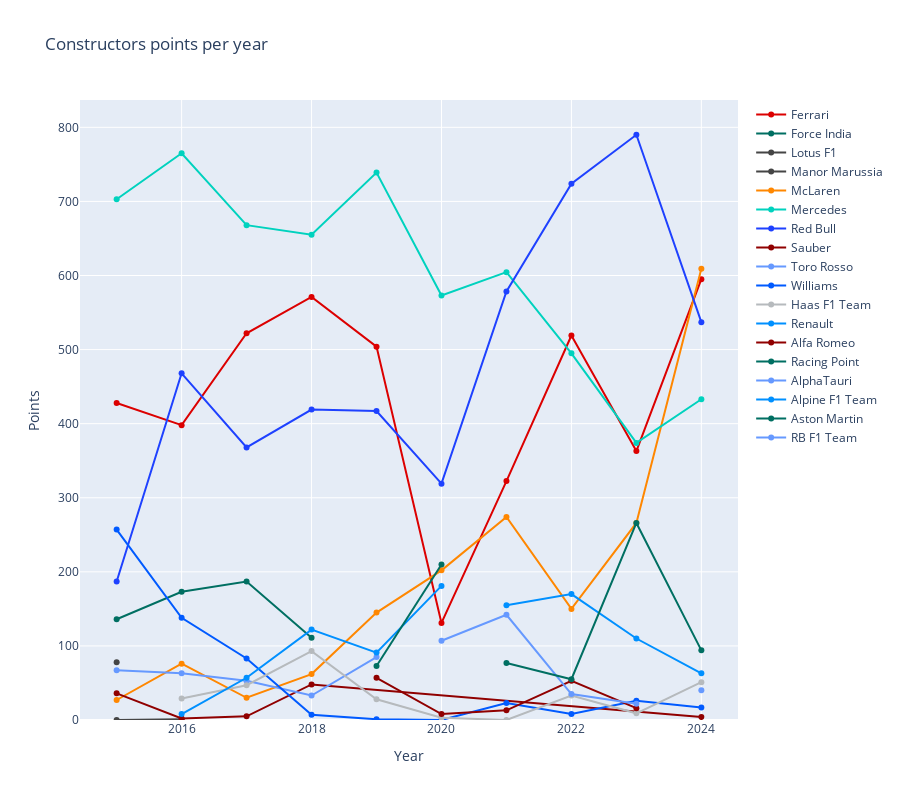

Write notebook code for a chart like this one.
### Markdown cell above
## GRAPHS

### Code cell
traces = []
unico = df_points_per_year['name_y'].unique()

cores = {
    'Mercedes': '#00D2BE',     
    'Red Bull': '#1E41FF',     
    'Ferrari': '#DC0000',      
    'McLaren': '#FF8700',      
    'Alpine F1 Team': '#0090FF', 'Renault': '#0090FF', 
    'Williams': '#005AFF',     
    'Aston Martin': '#006F62', 'Racing Point': '#006F62', 'Force India': '#006F62',
    'AlphaTauri': '#6699FF',  'RB F1 Team': '#6699FF', 'Toro Rosso': '#6699FF',
    'Haas F1 Team': '#B6BABD',        
    'Sauber': '#900000', 'Alfa Romeo': '#900000', 
    'Lotus F1': '#454545',   
    'Manor Marussia': '#454545',  
}

for team in unico:
    i = df_points_per_year[df_points_per_year['name_y'] == team]
    trace = go.Scatter(
                x = i['year'],
                y = i['points'],
                name = team,
              
                line = dict(color = cores.get(team, 'gray')),
                
    )
    traces.append(trace)


layout = dict(title = 'Constructors points per year',
             xaxis= dict(title= 'Year',ticklen= 5)
           )

fig = go.Figure(data = traces, layout=layout)
fig.update_layout(
    height=800, 
    title='Constructors points per year',
    xaxis=dict(title='Year', ticklen=5),
    yaxis=dict(title='Points')
)

fig.update_yaxes(rangemode="tozero")
fig.show()
fig.write_image("constructos.png")

### Figure 1 — Plotly figure (JSON) as saved in the notebook; plotly's stock layout.template omitted (floating-point values rounded to 4 significant figures)
{"data": [{"line": {"color": "#DC0000"}, "name": "Ferrari", "type": "scatter", "x": [2015, 2016, 2017, 2018, 2019, 2020, 2021, 2022, 2023, 2024], "y": [428.0, 398.0, 522.0, 571.0, 504.0, 131.0, 322.5, 519.0, 363.0, 595.0]}, {"line": {"color": "#006F62"}, "name": "Force India", "type": "scatter", "x": [2015, 2016, 2017, 2018], "y": [136.0, 173.0, 187.0, 111.0]}, {"line": {"color": "#454545"}, "name": "Lotus F1", "type": "scatter", "x": [2015], "y": [78.0]}, {"line": {"color": "#454545"}, "name": "Manor Marussia", "type": "scatter", "x": [2015, 2016], "y": [0.0, 1.0]}, {"line": {"color": "#FF8700"}, "name": "McLaren", "type": "scatter", "x": [2015, 2016, 2017, 2018, 2019, 2020, 2021, 2022, 2023, 2024], "y": [27.0, 76.0, 30.0, 62.0, 145.0, 202.0, 274.0, 150.0, 266.0, 609.0]}, {"line": {"color": "#00D2BE"}, "name": "Mercedes", "type": "scatter", "x": [2015, 2016, 2017, 2018, 2019, 2020, 2021, 2022, 2023, 2024], "y": [703.0, 765.0, 668.0, 655.0, 739.0, 573.0, 604.5, 495.0, 374.0, 433.0]}, {"line": {"color": "#1E41FF"}, "name": "Red Bull", "type": "scatter", "x": [2015, 2016, 2017, 2018, 2019, 2020, 2021, 2022, 2023, 2024], "y": [187.0, 468.0, 368.0, 419.0, 417.0, 319.0, 578.5, 724.0, 790.0, 537.0]}, {"line": {"color": "#900000"}, "name": "Sauber", "type": "scatter", "x": [2015, 2016, 2017, 2018, 2024], "y": [36.0, 2.0, 5.0, 48.0, 4.0]}, {"line": {"color": "#6699FF"}, "name": "Toro Rosso", "type": "scatter", "x": [2015, 2016, 2017, 2018, 2019], "y": [67.0, 63.0, 53.0, 33.0, 85.0]}, {"line": {"color": "#005AFF"}, "name": "Williams", "type": "scatter", "x": [2015, 2016, 2017, 2018, 2019, 2020, 2021, 2022, 2023, 2024], "y": [257.0, 138.0, 83.0, 7.0, 1.0, 0.0, 23.0, 8.0, 26.0, 17.0]}, {"line": {"color": "#B6BABD"}, "name": "Haas F1 Team", "type": "scatter", "x": [2016, 2017, 2018, 2019, 2020, 2021, 2022, 2023, 2024], "y": [29.0, 47.0, 93.0, 28.0, 3.0, 0.0, 33.0, 9.0, 51.0]}, {"line": {"color": "#0090FF"}, "name": "Renault", "type": "scatter", "x": [2016, 2017, 2018, 2019, 2020], "y": [8.0, 57.0, 122.0, 91.0, 181.0]}, {"line": {"color": "#900000"}, "name": "Alfa Romeo", "type": "scatter", "x": [2019, 2020, 2021, 2022, 2023], "y": [57.0, 8.0, 13.0, 53.0, 16.0]}, {"line": {"color": "#006F62"}, "name": "Racing Point", "type": "scatter", "x": [2019, 2020], "y": [73.0, 210.0]}, {"line": {"color": "#6699FF"}, "name": "AlphaTauri", "type": "scatter", "x": [2020, 2021, 2022, 2023], "y": [107.0, 142.0, 35.0, 22.0]}, {"line": {"color": "#0090FF"}, "name": "Alpine F1 Team", "type": "scatter", "x": [2021, 2022, 2023, 2024], "y": [155.0, 170.0, 110.0, 63.0]}, {"line": {"color": "#006F62"}, "name": "Aston Martin", "type": "scatter", "x": [2021, 2022, 2023, 2024], "y": [77.0, 55.0, 266.0, 94.0]}, {"line": {"color": "#6699FF"}, "name": "RB F1 Team", "type": "scatter", "x": [2024], "y": [40.0]}], "layout": {"height": 800, "title": {"text": "Constructors points per year"}, "xaxis": {"ticklen": 5, "title": {"text": "Year"}}, "yaxis": {"rangemode": "tozero", "title": {"text": "Points"}}}}
